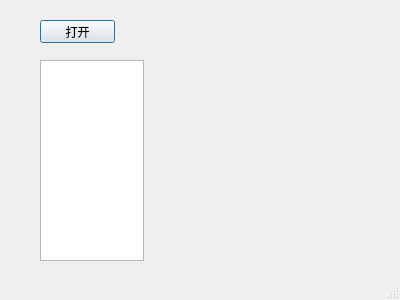
<?xml version="1.0" encoding="UTF-8"?>
<ui version="4.0">
 <class>Dialog</class>
 <widget class="QDialog" name="Dialog">
  <property name="geometry">
   <rect>
    <x>0</x>
    <y>0</y>
    <width>400</width>
    <height>300</height>
   </rect>
  </property>
  <property name="windowTitle">
   <string>检查重复</string>
  </property>
  <property name="sizeGripEnabled">
   <bool>true</bool>
  </property>
  <widget class="QPushButton" name="openBtn">
   <property name="geometry">
    <rect>
     <x>40</x>
     <y>20</y>
     <width>75</width>
     <height>23</height>
    </rect>
   </property>
   <property name="text">
    <string>打开</string>
   </property>
  </widget>
  <widget class="QLabel" name="labelPic">
   <property name="geometry">
    <rect>
     <x>183</x>
     <y>70</y>
     <width>161</width>
     <height>191</height>
    </rect>
   </property>
   <property name="text">
    <string/>
   </property>
  </widget>
  <widget class="QPlainTextEdit" name="outPrint">
   <property name="enabled">
    <bool>true</bool>
   </property>
   <property name="geometry">
    <rect>
     <x>40</x>
     <y>60</y>
     <width>104</width>
     <height>201</height>
    </rect>
   </property>
  </widget>
 </widget>
 <resources/>
 <connections/>
</ui>
